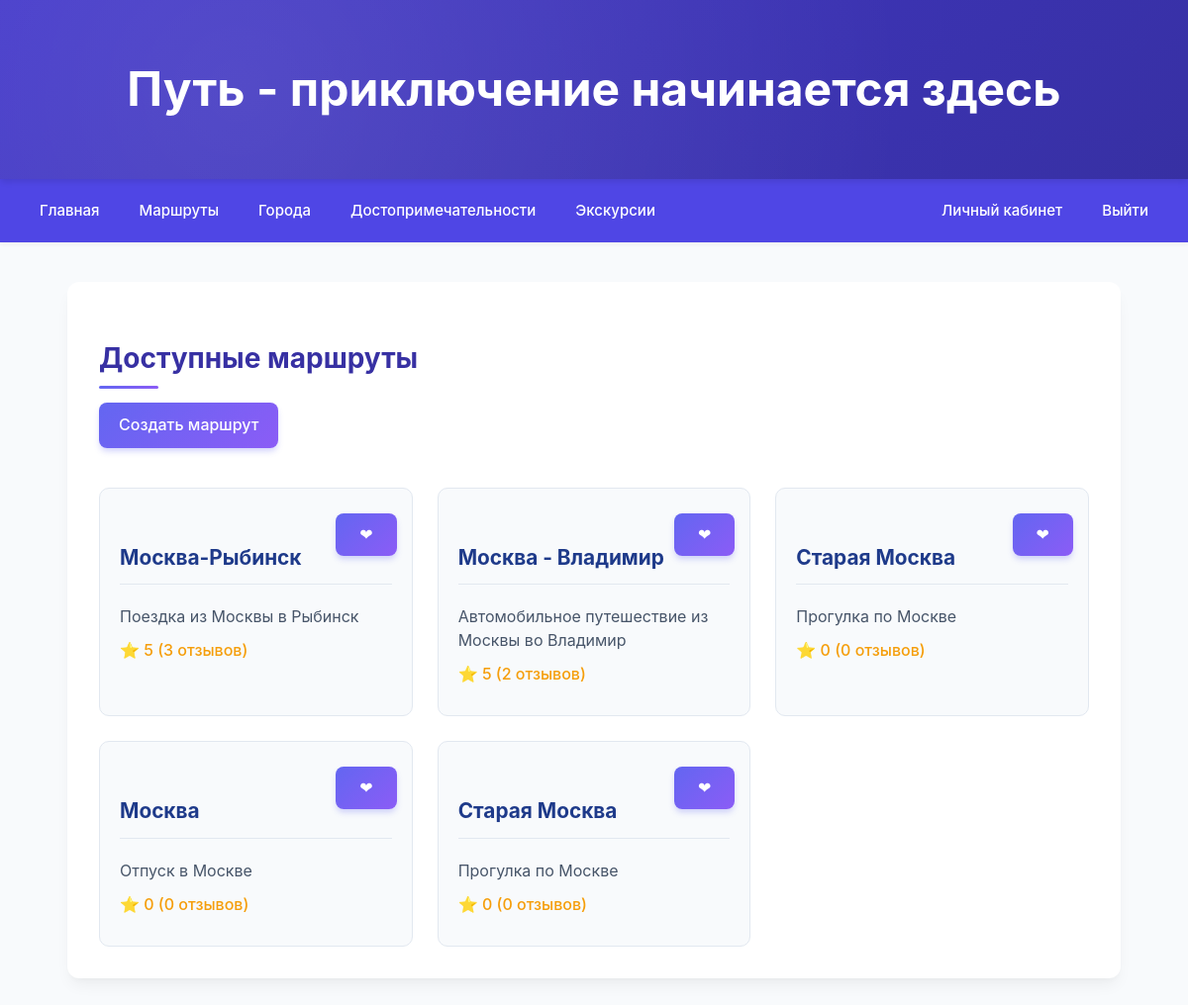
The app's page /routes.php (signed in) with its own data.
### tables this page shows
CREATE TABLE routes (
    id INTEGER PRIMARY KEY AUTOINCREMENT,
    name TEXT NOT NULL,         -- Название маршрута
    user_id INTEGER,            -- Создатель маршрута
    waypoints TEXT NOT NULL,    -- Координаты точек маршрута (JSON)
    description TEXT,           -- Описание маршрута
    created_at TIMESTAMP DEFAULT CURRENT_TIMESTAMP,
    FOREIGN KEY (user_id) REFERENCES users(id) ON DELETE SET NULL
);

### routes.php (the view, shortened to what this page needs)
<?php
include 'db.php';
include 'header.php';
$result = $db->query("SELECT r.id, r.name, r.description,
                             COALESCE(AVG(re.rating), 0) AS avg_rating, COUNT(re.id) AS review_count
                      FROM routes r
                      LEFT JOIN reviews re ON r.id = re.route_id
                      GROUP BY r.id");
$routes = [];
while ($row = $result->fetchArray(SQLITE3_ASSOC)) {
    $routes[] = $row;
}
?>
<!DOCTYPE html>
<html lang="ru">
<head>
    <link rel="stylesheet" href="styles.css">
</head>
<body>
    <div class="content">
        <h2>Доступные маршруты</h2>
        <div class="create-route-button">
            <a href="create_route.php" class="btn">Создать маршрут</a>
        </div>
        <div class="routes-list">
            <?php foreach ($routes as $route): ?>
                <div class="route">
                    <h3><a href="route.php?id=<?= $route['id'] ?>">
                        <?= htmlspecialchars($route['name']) ?>
                    </a></h3>
                    <p><?= htmlspecialchars($route['description']) ?></p>
                    <p>⭐ <?= round($route['avg_rating'], 1) ?> (<?= $route['review_count'] ?> отзывов)</p>
                    <form method="POST" style="display:inline;">
                        <button type="submit" class="favorite-button">
                            <span>&#10084;</span>
                        </button>
                    </form>
                </div>
            <?php endforeach; ?>
        </div>
    </div>
</body>
</html>

### styles.css (style rules this page uses)
body { font-family: 'Inter', -apple-system, BlinkMacSystemFont, 'Segoe UI', Roboto, Oxygen, Ubuntu, Cantarell, sans-serif; margin: 0; padding: 0; background-color: #f8fafc; color: #1e293b; line-height: 1.6; }
.content { max-width: 1000px; margin: 40px auto; padding: 32px; background: white; border-radius: 12px; box-shadow: 0 10px 15px -3px rgba(0, 0, 0, 0.05), 0 4px 6px -2px rgba(0, 0, 0, 0.025); }
.content h2 { color: #3730a3; font-size: 28px; margin-bottom: 24px; font-weight: 700; position: relative; padding-bottom: 8px; }
.content h2::after { content: ''; position: absolute; bottom: 0; left: 0; width: 60px; height: 3px; background: linear-gradient(90deg, #6366f1 0%, #8b5cf6 100%); border-radius: 3px; }
a { color: #3730a3; }
.create-route-button { float: center; margin-top: -10px; }
.routes-list { margin-top: 40px; display: grid; grid-template-columns: repeat(auto-fill, minmax(300px, 1fr)); gap: 25px; }
.route { padding: 20px; border-radius: 10px; background: #f8fafc; border: 1px solid #e2e8f0; transition: all 0.3s ease; position: relative; }
.route h3 a { color: #1e3a8a; text-decoration: none; font-size: 1.3rem; transition: color 0.2s ease; }
.route p { color: #475569; margin: 10px 0; line-height: 1.5; }
.route p:nth-of-type(2) { color: #f59e0b; font-weight: 500; }
.favorite-button { background: none; border: none; cursor: pointer; font-size: 1.5rem; color: #cbd5e1; transition: all 0.3s ease; padding: 5px; position: absolute; top: 15px; right: 15px; }
button[type="submit"] { padding: 14px 20px; background: linear-gradient(135deg, #6366f1 0%, #8b5cf6 100%); color: white; border: none; border-radius: 8px; font-size: 1rem; font-weight: 600; cursor: pointer; transition: all 0.3s ease; margin-top: 10px; }
.content h3 { color: #1e3a8a; font-size: 1.5rem; margin: 30px 0 20px; padding-bottom: 8px; border-bottom: 1px solid #e2e8f0; }
form { display: grid; gap: 20px; max-width: 600px; margin-top: 20px; }
.btn { display: inline-flex; align-items: center; justify-content: center; padding: 10px 20px; background: linear-gradient(135deg, #6366f1 0%, #8b5cf6 100%); color: white; text-decoration: none; border-radius: 8px; transition: all 0.3s ease; font-weight: 500; border: none; cursor: pointer; box-shadow: 0 4px 6px -1px rgba(99, 102, 241, 0.3); position: relative; z-index: 9999 }
form { max-width: 600px; margin: 0 auto; }
button[type="submit"] { background: linear-gradient(135deg, #6366f1 0%, #8b5cf6 100%); color: white; padding: 12px 24px; border: none; border-radius: 8px; cursor: pointer; font-weight: 500; transition: all 0.3s ease; box-shadow: 0 4px 6px -1px rgba(99, 102, 241, 0.3); }

### records on screen
routes: name "Москва-Рыбинск", description "Поездка из Москвы в Рыбинск", avg_rating "5", review_count "3"
routes: name "Москва - Владимир", description "Автомобильное путешествие из Москвы во Владимир", avg_rating "5", review_count "2"
routes: name "Старая Москва", description "Прогулка по Москве", avg_rating "0", review_count "0"
routes: name "Москва", description "Отпуск в Москве", avg_rating "0", review_count "0"
routes: name "Старая Москва", description "Прогулка по Москве", avg_rating "0", review_count "0"
